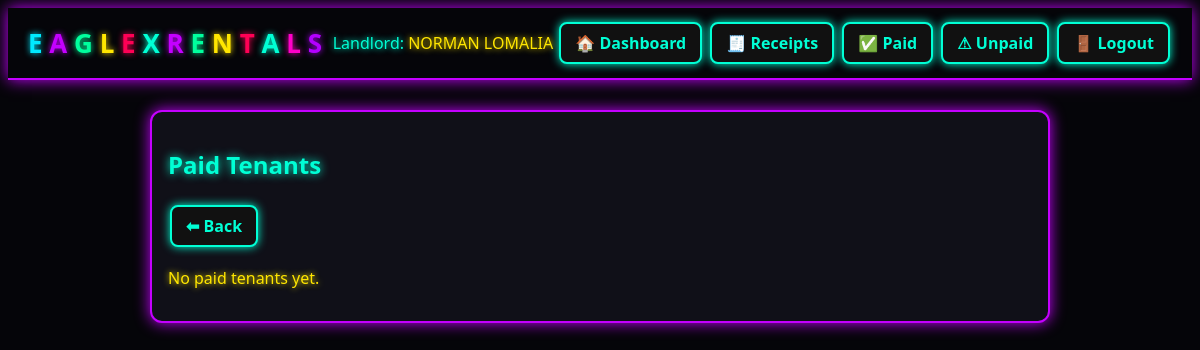
Before: /tenants/paid (signed in) with the older database file.
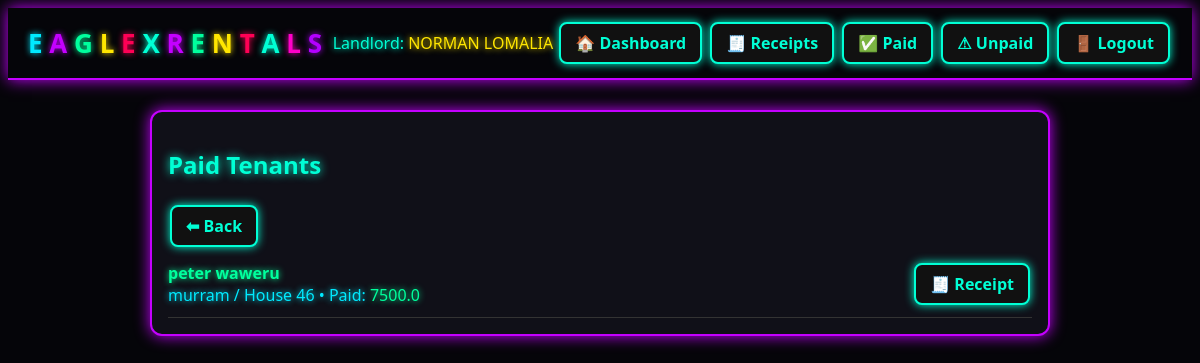
After: the same page with the newer database file.
### app.py (models this page shows, shortened)
class Tenant(db.Model):
    id = db.Column(db.Integer, primary_key=True)
    name = db.Column(db.String(150), nullable=False)
    phone = db.Column(db.String(50))
    id_number = db.Column(db.String(100))
    email = db.Column(db.String(120))
    amount_paid = db.Column(db.Float, default=0.0)
    paid = db.Column(db.Boolean, default=False)
    receipt_created_at = db.Column(db.DateTime, default=datetime.utcnow)
    unit_id = db.Column(db.Integer, db.ForeignKey('unit.id'))
    created_at = db.Column(db.DateTime, default=datetime.utcnow)

class Building(db.Model):
    id = db.Column(db.Integer, primary_key=True)
    name = db.Column(db.String(150), nullable=False)
    landlord_id = db.Column(db.Integer, db.ForeignKey('landlord.id'), nullable=False)
    units = db.relationship('Unit', backref='building', cascade='all, delete-orphan')

class Unit(db.Model):
    id = db.Column(db.Integer, primary_key=True)
    number = db.Column(db.String(50), nullable=False)
    rent_amount = db.Column(db.Float, default=0.0)
    building_id = db.Column(db.Integer, db.ForeignKey('building.id'), nullable=False)
    tenant = db.relationship('Tenant', uselist=False, backref='unit')

### app.py (the view)
@app.route('/tenants/paid')
@login_required
def paid_tenants():
    tenants = Tenant.query.join(Unit).join(Building).filter(
        Building.landlord_id == current_user.id,
        Tenant.paid == True
    ).all()
    return render_template('paid_tenants.html', tenants=tenants)

### app.py (called while the page is built)
@login_manager.user_loader
def load_user(user_id):
    return Landlord.query.get(int(user_id))

    @property
    def full_name(self):
        return f"{self.first_name} {self.last_name}"

### templates/paid_tenants.html
{% extends "base.html" %}
{% block content %}
<div class="card">
  <h2 class="neon-heading-cyan">Paid Tenants</h2>
  <a class="btn" href="{{ url_for('dashboard') }}">⬅ Back</a>
  {% if tenants %}
    <ul class="receipt-list">
      {% for t in tenants %}
        <li class="receipt-item">
          <div class="receipt-info">
            <span class="receipt-name neon-green">{{ t.name }}</span>
            <span class="neon-blue">
              {{ t.unit.building.name }} / House {{ t.unit.number }} •
              Paid: <span class="neon-green">{{ t.amount_paid }}</span>
            </span>
          </div>
          <a class="btn" href="{{ url_for('receipt', tid=t.id) }}" target="_blank">🧾 Receipt</a>
        </li>
      {% endfor %}
    </ul>
  {% else %}
    <p class="neon-yellow">No paid tenants yet.</p>
  {% endif %}
</div>
{% endblock %}

Changed rows visible on the page:
added Tenant: name "peter waweru", unit.building.name "murram", unit.number "46", amount_paid "7500.0"
Other visible differences:
text no longer shown: "No paid tenants yet."
